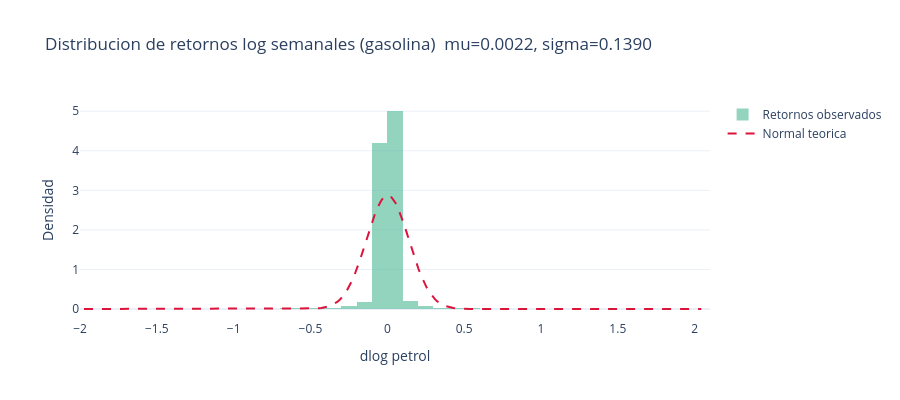

Source (notebook cell):
### Markdown cell above
### 4.7 Distribución de retornos semanales de gasolina

### Code cell
returns = df['dlog_petrol'].dropna()
mu, sigma = returns.mean(), returns.std()
x_range = np.linspace(returns.min(), returns.max(), 300)

fig = go.Figure()
fig.add_trace(go.Histogram(x=returns, nbinsx=80, histnorm='probability density',
                           name='Retornos observados', marker_color=COLOR_SEQ[0], opacity=0.7))
fig.add_trace(go.Scatter(x=x_range, y=norm.pdf(x_range, mu, sigma),
                         mode='lines', name='Normal teorica',
                         line=dict(color='crimson', width=2, dash='dash')))
fig.update_layout(template=TEMPLATE, height=400,
                  title=f'Distribucion de retornos log semanales (gasolina)  mu={mu:.4f}, sigma={sigma:.4f}',
                  xaxis_title='dlog petrol', yaxis_title='Densidad')
fig.show()

sk = stats.skew(returns)
ku = stats.kurtosis(returns)
jb_stat, jb_p = stats.jarque_bera(returns)
print(f'Asimetria: {sk:.4f}  |  Exceso de curtosis: {ku:.4f}')
print(f'Jarque-Bera: stat={jb_stat:.2f}, p={jb_p:.4f}')

### Figure 1 — Plotly figure (JSON) as saved in the notebook; plotly's stock layout.template omitted (floating-point values rounded to 4 significant figures; data arrays with more than 128 entries replaced by an {"elided": "..."} marker saying what was removed)
{"data": [{"histnorm": "probability density", "marker": {"color": "rgb(102,194,165)"}, "name": "Retornos observados", "nbinsx": 80, "opacity": 0.7, "type": "histogram", "x": {"elided": "27384 float values"}}, {"line": {"color": "crimson", "dash": "dash", "width": 2}, "mode": "lines", "name": "Normal teorica", "type": "scatter", "x": {"elided": "300 float values"}, "y": {"elided": "300 float values"}}], "layout": {"height": 400, "title": {"text": "Distribucion de retornos log semanales (gasolina)  mu=0.0022, sigma=0.1390"}, "xaxis": {"title": {"text": "dlog petrol"}}, "yaxis": {"title": {"text": "Densidad"}}}}
